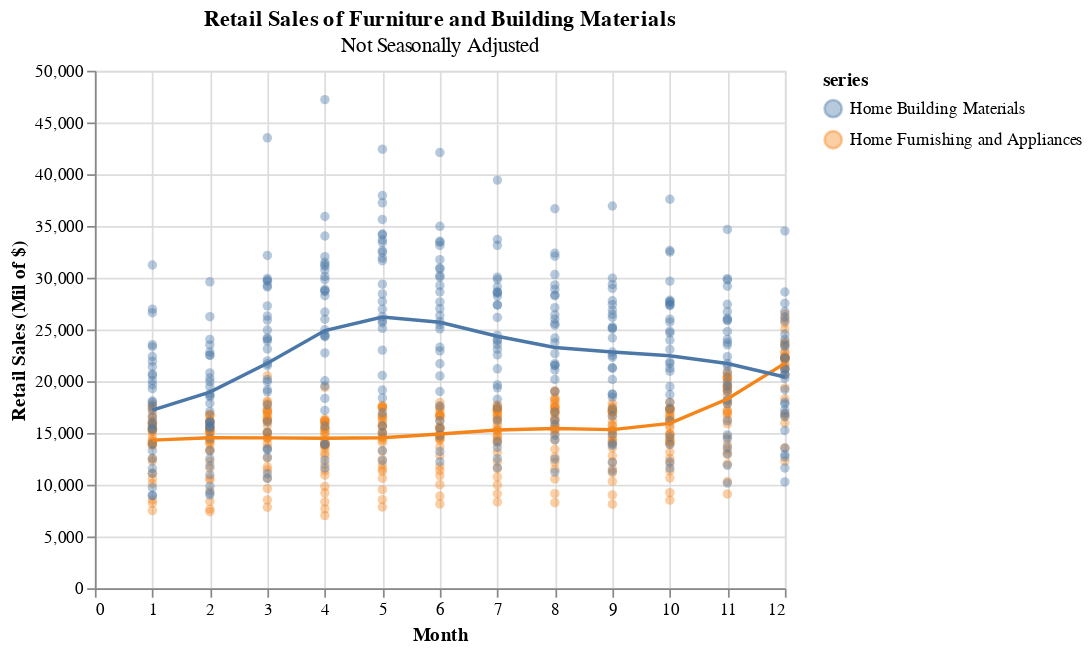

Notebook cell for this chart:
### Code cell
home_furnishing_building_nsa_scatter = alt.Chart(home_furnishing_building_materials_nsa).mark_circle(
    opacity = 0.4).encode(
    x = alt.X('month', title = 'Month'),
    y = alt.Y('value', title = 'Retail Sales (Mil of $)'),
    color = 'series'
).properties(
    title = {
        "text": "Retail Sales of Furniture and Building Materials",
        "subtitle": "Not Seasonally Adjusted"
    })

home_furnishing_building_nsa_scatter.configure_title(anchor = 'start')
    
    
    
alt.layer(home_furnishing_building_nsa_scatter, home_furnishing_building_nsa_scatter.transform_loess('month', 'value', groupby = ['series']).mark_line())

### Figure 1 — Vega-Lite specification as saved in the notebook (floating-point values rounded to 4 significant figures; data arrays with more than 128 entries replaced by an {"elided": "..."} marker saying what was removed)
{"config": {"view": {"continuousWidth": 400, "continuousHeight": 300}}, "layer": [{"mark": {"type": "circle", "opacity": 0.4}, "encoding": {"color": {"type": "nominal", "field": "series"}, "x": {"type": "quantitative", "field": "month", "title": "Month"}, "y": {"type": "quantitative", "field": "value", "title": "Retail Sales (Mil of $)"}}, "title": {"text": "Retail Sales of Furniture and Building Materials", "subtitle": "Not Seasonally Adjusted"}}, {"mark": "line", "encoding": {"color": {"type": "nominal", "field": "series"}, "x": {"type": "quantitative", "field": "month", "title": "Month"}, "y": {"type": "quantitative", "field": "value", "title": "Retail Sales (Mil of $)"}}, "title": {"text": "Retail Sales of Furniture and Building Materials", "subtitle": "Not Seasonally Adjusted"}, "transform": [{"loess": "value", "on": "month", "groupby": ["series"]}]}], "data": {"name": "data-c1b1eb8f53a7df3a3c6f0f443e8b33cc"}, "$schema": "https://vega.github.io/schema/vega-lite/v4.8.1.json", "datasets": {"data-c1b1eb8f53a7df3a3c6f0f443e8b33cc": {"elided": "704 records"}}}
